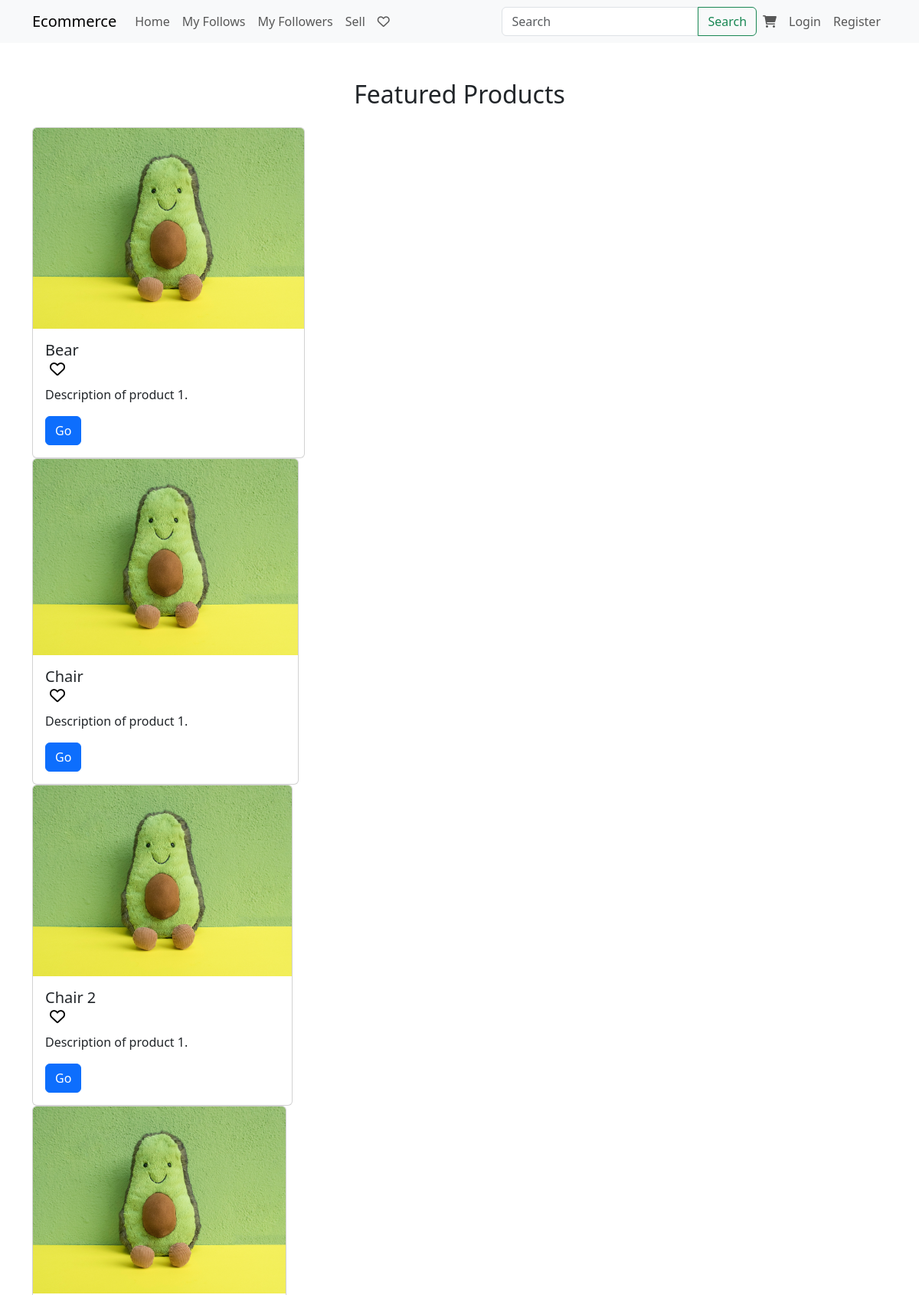
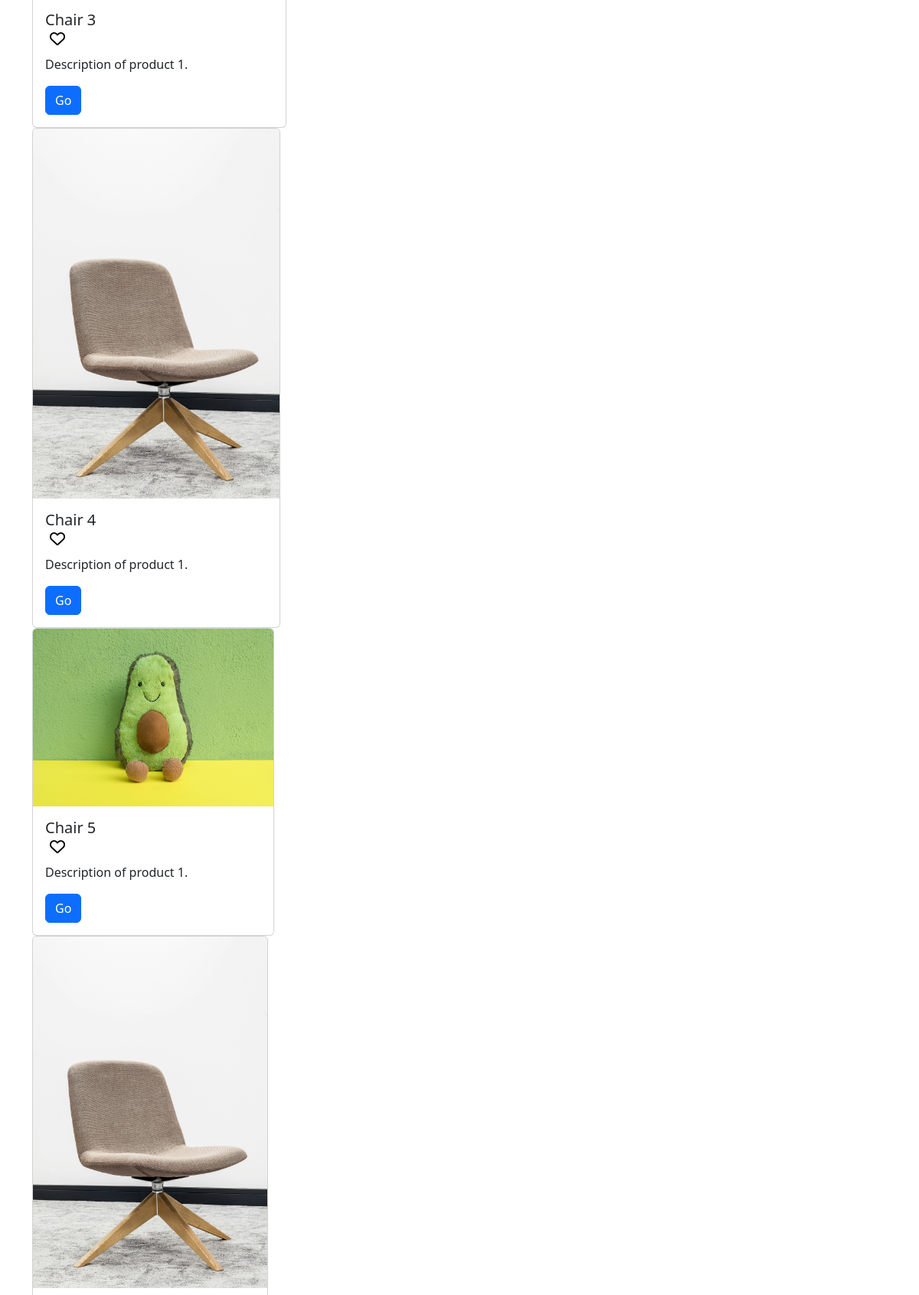
The page / (upper part) on the database its author committed (2 pictures, top to bottom).
### item/models.py (models this page shows, shortened)
class Item(models.Model):
    DEFAULT_PHOTO = 'photos/default_photo.jpg'
    name = models.CharField(max_length=40)
    price = models.DecimalField(max_digits=10, decimal_places=2)
    description = models.TextField(max_length=1000, blank=True, null=True)
    photo = models.ImageField(default=DEFAULT_PHOTO, upload_to='photos', blank=True, null=True)
    category = models.ManyToManyField(Category, blank=True)
    owner = models.ForeignKey(User, on_delete=models.CASCADE)
    favorite = models.ManyToManyField(User, related_name='favorited_items')
    views = models.IntegerField(default=0)
    created = models.DateTimeField(auto_now_add=True, blank=True, null=True)
    updated = models.DateTimeField(auto_now=True, blank=True, null=True)
    def favorite_status(self, user):
        return self.favorite.filter(pk=user.id).exists()

### item/views.py (the view)
# urls.py: path('', ItemListView.as_view(), name='home'),
class ItemListView(ListView):
    model = Item
    template_name = 'item/home.html'
    context_object_name = 'items'
    def get_context_data(self, **kwargs):
        context = super().get_context_data(**kwargs)
        items = context['items']
        is_favorite = [item.id for item in items if item.favorite_status(self.request.user)]
        context['is_favorite'] = is_favorite
        return context

### cart/context_processors.py (called while the page is built)
def cart(request):
    return {'cart': Cart(request)}

### item/templates/item/home.html (shortened to what this page needs)
{% extends 'item/base.html' %}
{% block content %}
    <div class="container mt-5">
        <h2 class="text-center mb-4">Featured Products</h2>
        {% for item in items %}
            <div class="row">
            <div class="col-md-4">
                <div class="card">
                    <img src="{{ item.photo.url }}" class="card-img-top" alt="...">
                    <div class="card-body">
                        <h5 class="card-title">{{ item.name }}
                            <form method="post" action="{% url 'item:favorite' item.id %}">
                                <button type="submit" style="border: none; background: none; cursor: pointer;">
                                    {% if item.pk in is_favorite %}
                                        <i class="fa-solid fa-heart" style="color: #ff8080;"></i>
                                    {% else %}
                                        <i class="fa-regular fa-heart"></i>
                                    {% endif %}
                                </button>
                            </form>
                        </h5>
                        <p class="card-text">Description of product 1.</p>
                        <a href="{% url 'item:item-detail' item.id %}" class="btn btn-primary">Go</a>
                    </div>
                </div>
            </div>
        {% endfor %}
        </div>
    </div>
{% endblock %}

### rows shown on the page
Item: photo (placeholder picture), name "Bear"
Item: photo (placeholder picture), name "Chair"
Item: photo (placeholder picture), name "Chair 2"
Item: photo (placeholder picture), name "Chair 3"
Item: photo (picture), name "Chair 4"
Item: photo (placeholder picture), name "Chair 5"
Item: photo (picture)
